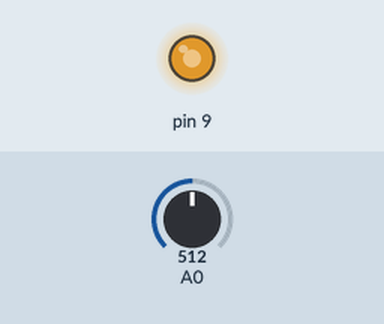
This sketch was run on a simulated Arduino Uno, built with avr-gcc and run on an emulated ATmega328P. Shown: output pins drawn as LEDs (lit = HIGH). The test bench sets the inputs (shaded band); at power-on: A0 = 512. What the sketch prints to the serial monitor is not drawn.

Above: at 1.2 s.
1.3 s: A0 set to 716
3.0 s: A0 set to 900
Timing chart, 0 to 6.0 s (numbered marks = the images above; inputs shaded):
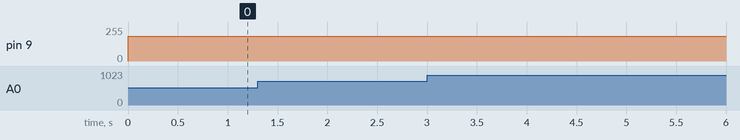

Measured:
- after the input at 1.3 s, every drawn part: stays the same
- after the input at 3.0 s, every drawn part: stays the same

The sketch:

fadeVisualScope.ino
```cpp
void setup ()
{
  Serial.begin (9600);
  pinMode (9, OUTPUT);
}

void oscilloscope (int reading)
{
  int x = reading + 0;
  Serial.write( 0xff );
  Serial.write( (x >> 8) & 0xff );
  Serial.write( x & 0xff );
}

void loop ()
{
  int reading = analogRead (0);
  oscilloscope (reading);
  analogWrite (9, 185);
}
```
